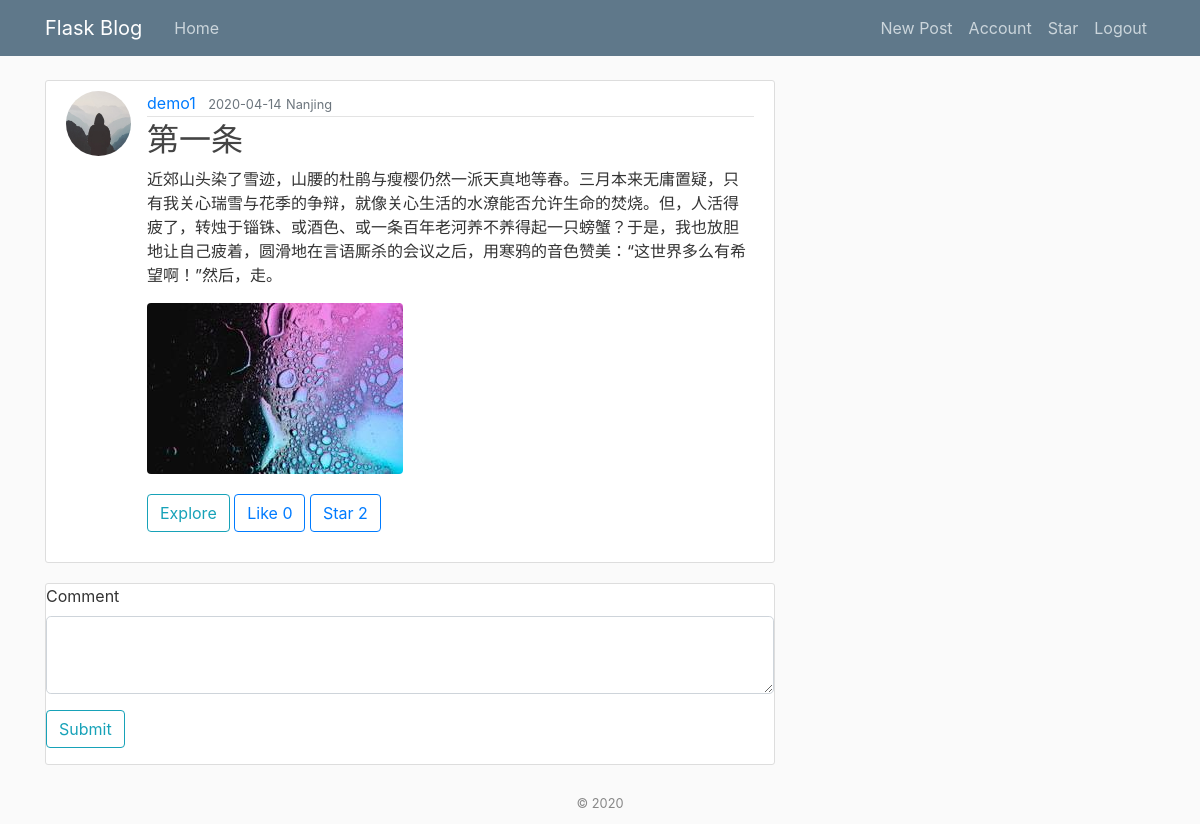
The app's page /post/1 (signed in) with its own data.
### flaskblog/models.py (models this page shows, shortened)
class User(db.Model, UserMixin):
    id = db.Column(db.Integer, primary_key=True)
    username = db.Column(db.String(20), unique=True, nullable=False)
    email = db.Column(db.String(120), unique=True, nullable=False)
    image_file = db.Column(db.String(20), nullable=False, default='default.jpg')
    password = db.Column(db.String(60), nullable=False)
    posts = db.relationship('Post', backref='author', lazy=True)
    comments = db.relation('Comment', backref='author', lazy=True)
    star_posts = db.relationship('Post', secondary=user_star_post, backref='star_posts', lazy=True)
    like_posts = db.relationship('Post', secondary=user_like_post, backref='like_posts', lazy=True)

class Post(db.Model):
    id = db.Column(db.Integer, primary_key=True)
    title = db.Column(db.String(100), nullable=False)
    position = db.Column(db.String(100), nullable=False)
    date_posted = db.Column(db.DateTime, nullable=False, default=datetime.utcnow)
    content = db.Column(db.Text, nullable=False)
    image_file = db.Column(db.String(20), nullable=False, default='default.jpg')
    user_id = db.Column(db.Integer, db.ForeignKey('user.id'), nullable=False)
    comments = db.relation('Comment', backref='posted', lazy=True)
    like_count = db.Column(db.Integer, nullable=False, default=0)
    star_count = db.Column(db.Integer, nullable=False, default=0)
    post_type = db.Column(db.Integer, nullable=False)

### flaskblog/posts/routes.py (the view)
@posts.route("/post/<int:post_id>", methods=['GET', 'POST'])
@login_required
def post(post_id):
    post = Post.query.get_or_404(post_id)
    form = CommentForm()
    if form.validate_on_submit():
        comment = Comment(content=form.content.data, author=current_user, posted=post)
        db.session.add(comment)
        db.session.commit()
        flash('You have comment successfully!', 'success')
    comments = Comment.query.order_by(Comment.date_commented.desc()).all()
    return render_template('post.html', title=post.title, post=post,
                           comments=comments, comment_form=form)

### flaskblog/posts/forms.py
class CommentForm(FlaskForm):
    content = TextAreaField('Comment', validators=[DataRequired()])
    submit = SubmitField('Submit')

### flaskblog/models.py (called while the page is built)
@login_manager.user_loader
def load_user(user_id):
    return User.query.get(int(user_id))

### flaskblog/templates/post.html (shortened to what this page needs)
{% extends "layout.html" %}
{% block content %}
  <article class="media content-section">
    <img class="rounded-circle article-img" src="{{ url_for('static', filename='profile_pics/' + post.author.image_file) }}">
    <div class="media-body">
      <div class="article-metadata">
        <a class="mr-2" href="{{ url_for('users.user_posts', username=post.author.username) }}">{{ post.author.username }}</a>
        <small class="text-muted">{{ post.date_posted.strftime('%Y-%m-%d') }}</small>
        <small class="text-muted">{{ post.position }}</small>
      </div>
      <h2 class="article-title">{{ post.title }}</h2>
      <p class="article-content">{{ post.content }}</p>
      <img src="{{ url_for('static', filename='post_pics/' + post.image_file) }}" class="rounded" />
      <div class="post-button-section">
        {% if post.post_type==0 %}
            <button class="btn btn-outline-info">Travel</button>
        {% else %}
            <button class="btn btn-outline-info">Explore</button>
        {% endif %}
        <button onclick="like({{ post.id }}, {{ post.like_count }})"
        class="btn btn-outline-primary">
            Like
            <span id="like-button">
                {{ post.like_count }}
            </span>
        </button>
        <button onclick="star({{ post.id }}, {{ post.star_count }})"
        class="btn btn-outline-primary">
            Star
            <span id="star-button">
                {{ post.star_count }}
            </span>
        </button>
    </div>
    </div>
  </article>
  <div class="comment-section">
        <form method="POST" action="">
            <div class="form-group">
                {{ comment_form.content.label(class="form-control-label") }}
                {% if comment_form.content.errors %}
                    {{ comment_form.content(class="form-control form-control-lg is-invalid") }}
                    <div class="invalid-feedback">
                        {% for error in comment_form.content.errors %}
                            <span>{{ error }}</span>
                        {% endfor %}
                    </div>
                {% else %}
                    {{ comment_form.content(class="form-control form-control-lg") }}
                {% endif %}
            </div>
            <div class="form-group">
                {{ comment_form.submit(class="btn btn-outline-info") }}
            </div>
        </form>
    </div>
{% endblock content %}

### flaskblog/static/main.css (style rules this page uses)
body { background: #fafafa; color: #333333; margin-top: 5rem; }
h1, h2, h3, h4, h5, h6 { color: #444444; }
.content-section { background: #ffffff; padding: 10px 20px; border: 1px solid #dddddd; border-radius: 3px; }
.comment-section { background: #ffffff; margin-top: 20px; border: 1px solid #dddddd; border-radius: 3px; }
.post-button-section { margin: 20px 0 }
.article-title { color: #444444; }
.article-content { white-space: pre-line; }
.article-img { height: 65px; width: 65px; margin-right: 16px; }
.article-metadata { padding-bottom: 1px; margin-bottom: 4px; border-bottom: 1px solid #e3e3e3 }

### records on screen
User: image_file (placeholder picture), author.username "demo1"
Post: date_posted "2020-04-14", position "Nanjing", title "第一条", content "近郊山头染了雪迹，山腰的杜鹃与瘦樱仍然一派天真地等春。三月本来无庸置疑，只有我关心瑞雪与花季的争辩，就像关心生活的水潦能否允许生命的焚烧。但，人活得疲了，转烛于锱铢、或酒色、或一条百年老河养不养得起一只螃蟹？于是，我也放胆地让自己疲着，圆滑地在言语厮杀的会议之后，用寒鸦的音色赞美：“这世界多么有希望啊！”然后，走。", image_file (picture), like_count "0", star_count "2"

### other values on screen
{{ comment_form.content.label(class="form-control-label") }} "Comment"
